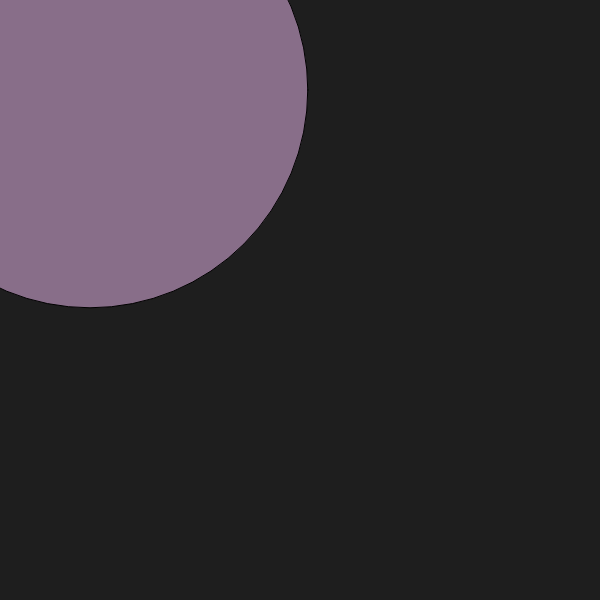
Frame 1 (no input)
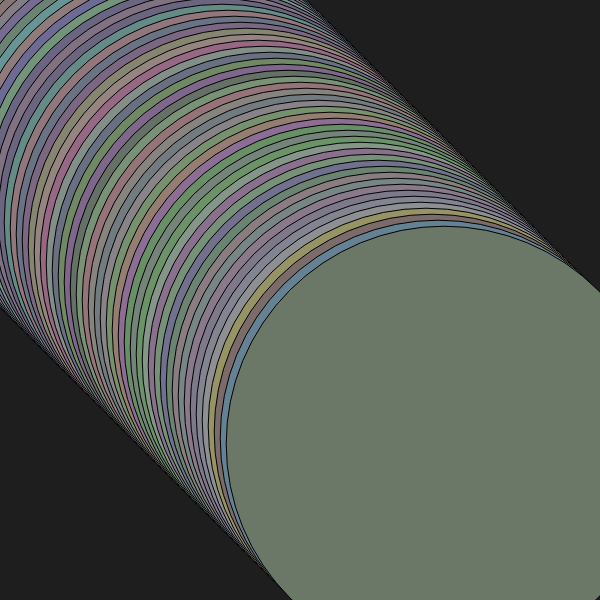
Frame 60 (no input)
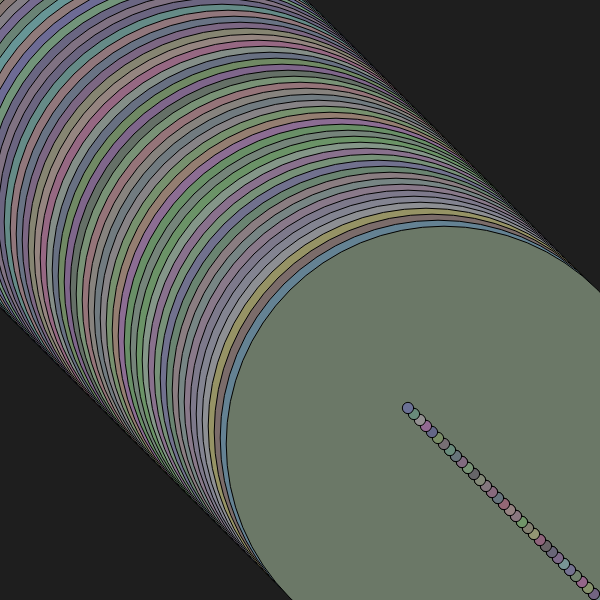
Frame 120 (the mouse pressed at the canvas centre since frame 60)

The p5.js sketch that drew these frames (run headless with seeded random() and noise() and a simulated clock; from frame 60 on, the mouse is pressed at the canvas centre):

// p5.js sketch
// ── sketch.js
var x = 90;
var y = 90;
var xspeed = 6;
var yspeed = 6;


function setup() {
  createCanvas(600, 600);
  background (30);
}

function draw() {

	//distance from center of the screen
	var d = dist(windowWidth/2, windowHeight/2, mouseX, mouseY);

  	fill (random(100, 150), random(100, 150), random(100, 150));
  	ellipse (x, y, d, d);

  	//bouncing horizontally
 	 x = x + xspeed;
  	
  	 if (x > 600 || x < 0)  {
     	xspeed = -xspeed;
  	}

  	//bouncing veritcally
  	y = y + yspeed;

  	if (y > 600 || y < 0) {
	 	  yspeed = -yspeed;
  	}

}
// ── ball.html

<!DOCTYPE html>
<html lang="en">
  <head>
    <meta charset="utf-8">

    <!-- To ensure proper rendering and touch zoom in mobile -->
    <meta name="viewport" content="width=device-width, initial-scale=1">

    <title>BALL</title>

    <!-- my style sheet -->
    <link rel="stylesheet" href="style.css">

    <!-- link to p5.js library -->
    <script src="https://cdnjs.cloudflare.com/ajax/libs/p5.js/0.5.16/p5.js"></script>

    <!-- link to my sketch.js file -->
    <script src="sketch.js"></script>
  </head>

  <body>
		<div class="container">

			<header class="row">
				<a class="name col-md-12" href="index.html">Luis Paladino</a>
			</header>

	</body>

// ── style.css
body {
	background-color: #E1E7F3;
	color: #00A697;
	margin: 40px 0 0;
}

.container {
	width: 80%;
	margin: auto;
}

header {
	display: flex;
	justify-content: space-between;

a {
	cursor: pointer !important;
	color: #00A697;
	text-decoration: none !important;}

header {
	display: flex;
	justify-content: space-between;
}
.name {
	font-weight: bold;
	letter-spacing: 1px;
}
